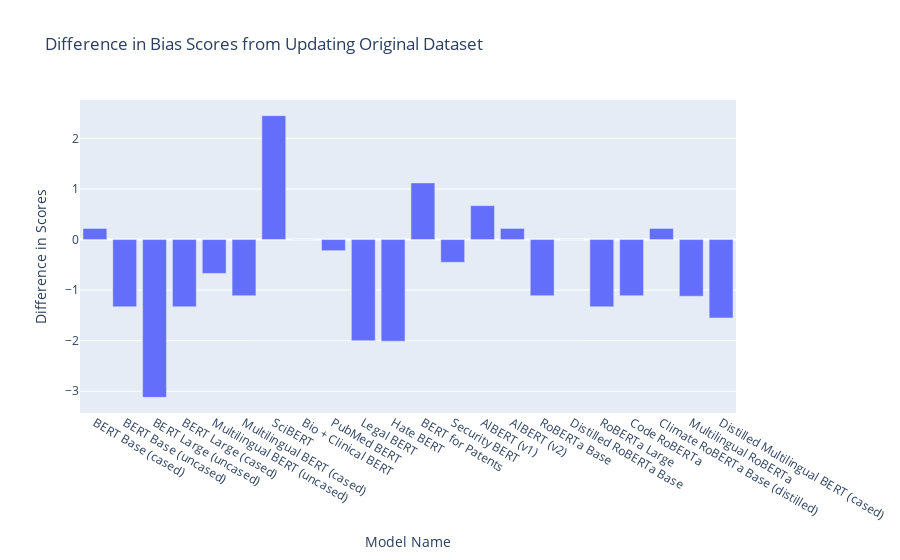

Write notebook code for a chart like this one.
### Code cell
fig = px.bar(
    model_accuracies_df, 
    x="Model Name", 
    y="Difference in Scores",
    hover_name = model_accuracies_df["Model Name"], 
    title = "Difference in Bias Scores from Updating Original Dataset")
fig.show()

### Figure 1 — Plotly figure (JSON) as saved in the notebook; plotly's stock layout.template omitted (floating-point values rounded to 4 significant figures)
{"data": [{"alignmentgroup": "True", "hovertemplate": "<b>%{hovertext}</b><br><br>Model Name=%{x}<br>Difference in Scores=%{y}<extra></extra>", "hovertext": ["BERT Base (cased)", "BERT Base (uncased)", "BERT Large (uncased)", "BERT Large (cased)", "Multilingual BERT (uncased)", "Multilingual BERT (cased)", "SciBERT", "Bio + Clinical BERT", "PubMed BERT", "Legal BERT", "Hate BERT", "BERT for Patents", "Security BERT", "AlBERT (v1)", "AlBERT (v2)", "RoBERTa Base", "Distilled RoBERTa Base", "RoBERTa Large", "Code RoBERTa", "Climate RoBERTa Base (distilled)", "Multilingual RoBERTa", "Distilled Multilingual BERT (cased)"], "legendgroup": "", "marker": {"color": "#636efa", "pattern": {"shape": ""}}, "name": "", "offsetgroup": "", "orientation": "v", "showlegend": false, "textposition": "auto", "type": "bar", "x": ["BERT Base (cased)", "BERT Base (uncased)", "BERT Large (uncased)", "BERT Large (cased)", "Multilingual BERT (uncased)", "Multilingual BERT (cased)", "SciBERT", "Bio + Clinical BERT", "PubMed BERT", "Legal BERT", "Hate BERT", "BERT for Patents", "Security BERT", "AlBERT (v1)", "AlBERT (v2)", "RoBERTa Base", "Distilled RoBERTa Base", "RoBERTa Large", "Code RoBERTa", "Climate RoBERTa Base (distilled)", "Multilingual RoBERTa", "Distilled Multilingual BERT (cased)"], "xaxis": "x", "y": [0.22, -1.33, -3.12, -1.33, -0.67, -1.11, 2.45, 0, -0.22, -2, -2.01, 1.12, -0.45, 0.67, 0.22, -1.11, 0, -1.33, -1.11, 0.22, -1.12, -1.55], "yaxis": "y"}], "layout": {"barmode": "relative", "legend": {"tracegroupgap": 0}, "title": {"text": "Difference in Bias Scores from Updating Original Dataset"}, "xaxis": {"anchor": "y", "domain": [0, 1], "title": {"text": "Model Name"}}, "yaxis": {"anchor": "x", "domain": [0, 1], "title": {"text": "Difference in Scores"}}}}
